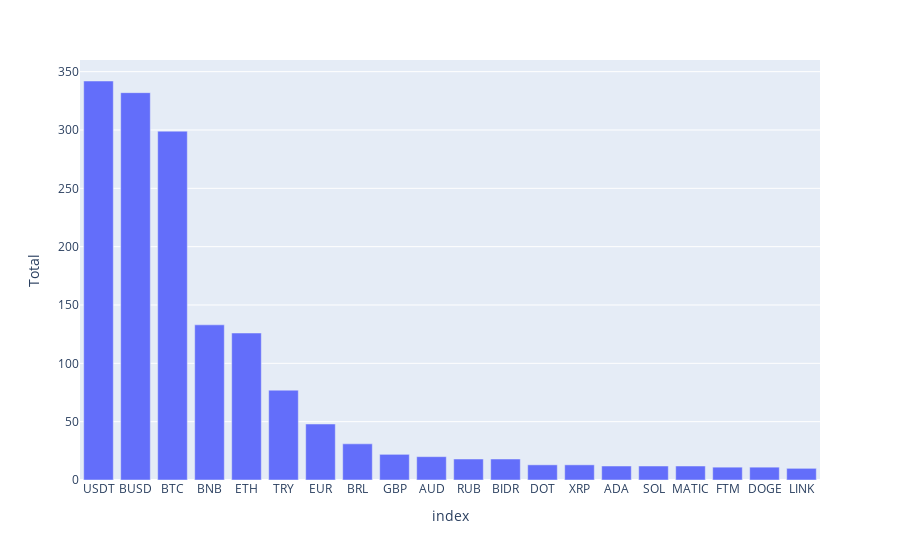

This figure's notebook cell:
### Code cell
fig = px.bar(merge_data, x=merge_data.index, y='Total')
fig.show()

### Figure 1 — Plotly figure (JSON) as saved in the notebook; plotly's stock layout.template omitted (floating-point values rounded to 4 significant figures)
{"data": [{"alignmentgroup": "True", "hovertemplate": "index=%{x}<br>Total=%{y}<extra></extra>", "legendgroup": "", "marker": {"color": "#636efa", "pattern": {"shape": ""}}, "name": "", "offsetgroup": "", "orientation": "v", "showlegend": false, "textposition": "auto", "type": "bar", "x": ["USDT", "BUSD", "BTC", "BNB", "ETH", "TRY", "EUR", "BRL", "GBP", "AUD", "RUB", "BIDR", "DOT", "XRP", "ADA", "SOL", "MATIC", "FTM", "DOGE", "LINK"], "xaxis": "x", "y": [342, 332, 299, 133, 126, 77, 48, 31, 22, 20, 18, 18, 13, 13, 12, 12, 12, 11, 11, 10], "yaxis": "y"}], "layout": {"barmode": "relative", "legend": {"tracegroupgap": 0}, "margin": {"t": 60}, "xaxis": {"anchor": "y", "domain": [0, 1], "title": {"text": "index"}}, "yaxis": {"anchor": "x", "domain": [0, 1], "title": {"text": "Total"}}}}
